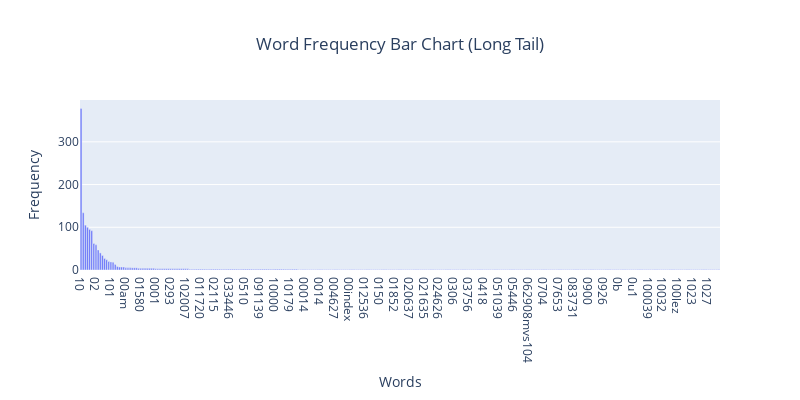

Here is the notebook cell this chart was saved with:
### Code cell
# Sort the data in descending order by frequency
sorted_data = sorted(zip(x_data, y_data), key=lambda item: item[1], reverse=True)
sorted_x, sorted_y = zip(*sorted_data)

fig = go.Figure()
fig.add_trace(
    go.Bar(
        x=sorted_x,
        y=sorted_y,
    )
)

fig.update_layout(
    xaxis_title="Words",
    yaxis_title="Frequency",
    title_text="Word Frequency Bar Chart (Long Tail)",
    title_x=0.5,
    width=800,
    height=400,
)
fig.show()

### Figure 1 — Plotly figure (JSON) as saved in the notebook; plotly's stock layout.template omitted (floating-point values rounded to 4 significant figures; data arrays with more than 128 entries replaced by an {"elided": "..."} marker saying what was removed)
{"data": [{"type": "bar", "x": {"elided": "300 str values"}, "y": {"elided": "300 int values"}}], "layout": {"height": 400, "title": {"text": "Word Frequency Bar Chart (Long Tail)", "x": 0.5}, "width": 800, "xaxis": {"title": {"text": "Words"}}, "yaxis": {"title": {"text": "Frequency"}}}}
